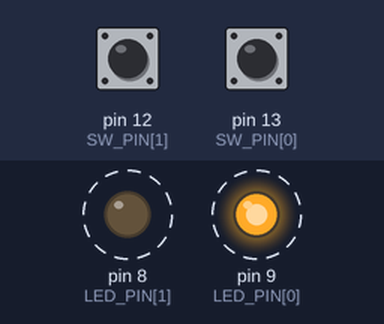
The sketch below on a simulated Arduino Uno, built with avr-gcc and run on an emulated ATmega328P. On the bench: output pins drawn as LEDs (lit = HIGH). Dashed ring = blinking. The inputs (shaded band) are chosen by the test bench; at power-on: pin 12 (SW_PIN[1]) HIGH, pin 13 (SW_PIN[0]) HIGH.

Above: at 0.2 s.
Timing chart, 0 to 4.6 s (numbered marks = the images above):
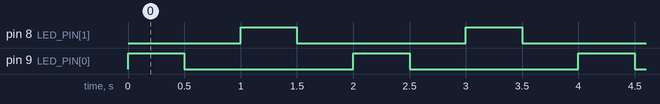

The sketch:

09_SW_LED_Blink_edge.ino
```cpp
// SW0을 이용하여 LED0번을 제어하시오.
// SW0을 누르면, LED0이 꺼져있으면 50ms마다 점멸하고, 점멸하고 있으면, 끄는 프로그램
#define NUMBER  2
int SW_PIN[4] = {13,12,11,10};
int LED_PIN[4] = {9,8,7,6};
int flag_led[4] = {0,0,0,0};  // 0:OFF, 1:ON

int pre_sw[4] = {0,0,0,0}, cur_sw[4] = {0,0,0,0};

void setup(){
    for(int i=0; i<NUMBER; i++){
        pinMode(SW_PIN[i], INPUT);
        pinMode(LED_PIN[i], OUTPUT);
        if(flag_led[i] == 0)  digitalWrite(LED_PIN[i], LOW);
        else digitalWrite(LED_PIN[i], HIGH);
    }
}

void loop(){
    for(int i=0; i<NUMBER; i++){
        cur_sw[i] = digitalRead(SW_PIN[i]);     // 현재값 갱신

        if(pre_sw[i] == LOW && cur_sw[i] == HIGH)   // 상승엣지
        {
            // LED의 상태값 변경
            if (flag_led[i] == 0){
                flag_led[i] = 1;
            }
            else{
                flag_led[i] = 0;
            }
        }

        // 상태값에 따른 동작 구현
        if(flag_led[i] == 0)
        {
            digitalWrite(LED_PIN[i], LOW);
        }
        else{
            digitalWrite(LED_PIN[i], HIGH);
            delay(500);
            digitalWrite(LED_PIN[i], LOW);
            delay(500);
        }

        pre_sw[i] = cur_sw[i];          // 이전값 갱신
    }
}
```

Measured:
- by itself, pin 8 (LED_PIN[1]), pin 9 (LED_PIN[0]): alternates HIGH for 0.50 s and LOW for 1.5 s
- by itself, everything shown: repeats every 2.0 s, in 4 steps
